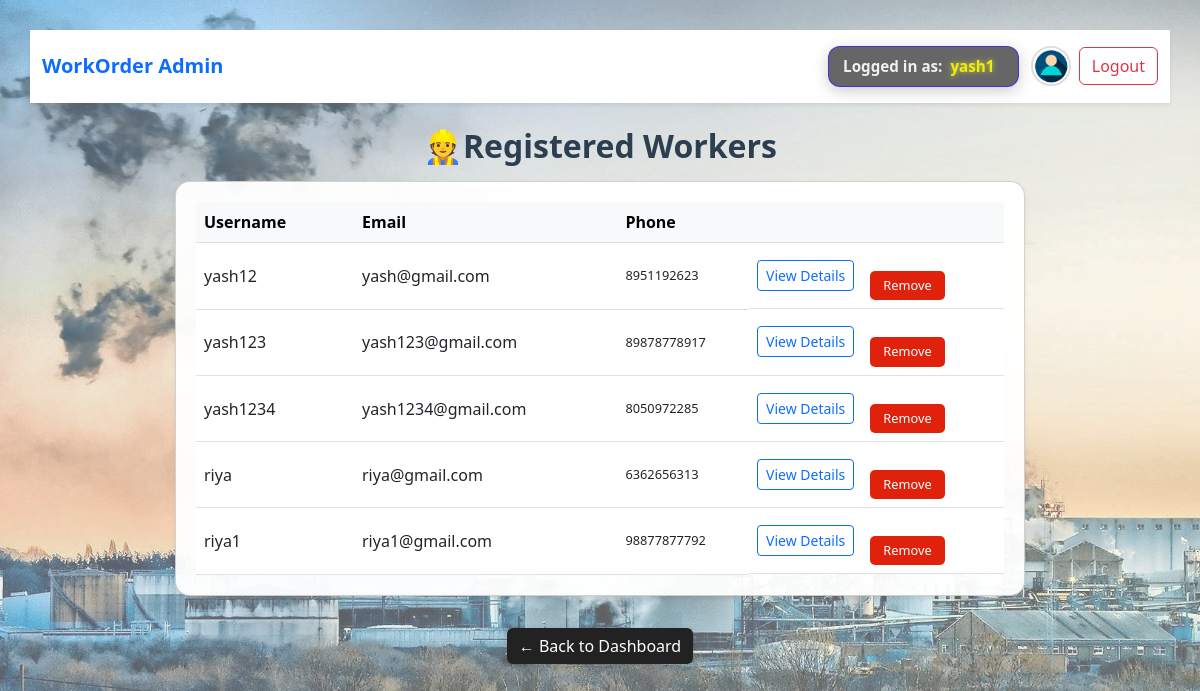
Screenshot of /admin/workers (signed in) with the database file from the repository.
### tables this page shows
CREATE TABLE users (
                id INTEGER PRIMARY KEY AUTOINCREMENT,
                username TEXT NOT NULL UNIQUE,
                password TEXT NOT NULL,
                role TEXT NOT NULL,
                email TEXT,
                phone TEXT,
                profile_pic TEXT
            );

### app.py (the view)
@app.route('/admin/workers')
def workers_list():
    if 'user_id' not in session or session['role'] != 'admin':
        return redirect('/login')
    conn = get_db()
    user = conn.execute("SELECT * FROM users WHERE id = ?", (session['user_id'],)).fetchone()
    workers = conn.execute("SELECT id, username, email, phone FROM users WHERE role='worker'").fetchall()
    conn.close()
    return render_template('workers_list.html', workers=workers, user=user)

### app.py (called while the page is built)
def get_db():
    conn = sqlite3.connect(DB_PATH)
    conn.row_factory = sqlite3.Row
    return conn# ---------- tiny helper just for analytics ----------

### templates/workers_list.html (shortened to what this page needs)
<!DOCTYPE html>
<html lang="en">
<head>
  <link href="https://cdn.jsdelivr.net/npm/bootstrap@5.3.0/dist/css/bootstrap.min.css" rel="stylesheet">
  <link rel="stylesheet" href="{{ url_for('static', filename='style.css') }}">
</head>
<body>
<nav class="navbar navbar-expand-lg navbar-light bg-white shadow-sm mb-4">
  <div class="container">
    <span class="navbar-brand fw-bold text-primary">WorkOrder Admin</span>
    <div class="d-flex align-items-center ms-auto">
      <p class="logged-in-badge shadow-glass">
  <span class="text">Logged in as:</span>
  <span class="admin-name">{{ user['username'] }}</span>
</p>
      <a href="{{ url_for('profile', user_id=session['user_id']) }}" title="View Profile" class="me-2">
        {% if user and user['profile_pic'] %}
          <img src="{{ url_for('static', filename='uploads/' ~ user['profile_pic']) }}" alt="Profile" class="avatar-img">
        {% else %}
          <img src="{{ url_for('static', filename='uploads/profile_dummy.png') }}" alt="Default" class="avatar-img">
        {% endif %}
      </a>
      <a href="{{ url_for('logout') }}" class="btn btn-outline-danger">Logout</a>
    </div>
  </div>
</nav>
<div class="container mt-4">
  <div class="text-center mb-3">
    <h2>👷Registered Workers</h2>
  </div>
  {% if workers %}
    <div class="card shadow-sm mx-auto" style="max-width: 850px;">
      <div class="table-responsive">
        <table class="table table-hover align-middle mb-0">
          <thead class="table-light">
            <tr>
              <th style="min-width: 120px;">Username</th>
              <th style="min-width: 200px;">Email</th>
              <th style="min-width: 100px;">Phone</th>
              <th style="min-width: 160px;"></th>
            </tr>
          </thead>
          <tbody>
            {% for worker in workers %}
            <tr>
              <td>{{ worker.username }}</td>
              <td>{{ worker.email or '-' }}</td>
              <td>{{ worker.phone or '-' }}</td>
              <td class="action-buttons">
                <a href="{{ url_for('worker_detail', worker_id=worker.id) }}" class="btn btn-sm btn-outline-primary">View Details</a>
                <form method="POST" action="{{ url_for('remove_worker', worker_id=worker.id) }}" style="display:inline;" onsubmit="return confirm('Are you sure you want to remove {{ worker.username }}? This action cannot be undone.')">
                  <button type="submit" class="delete-btn">Remove</button>
                </form>
              </td>
            </tr>
            {% endfor %}
          </tbody>
        </table>
      </div>
    </div>
  {% else %}
    <div class="alert alert-info text-center">No workers registered yet.</div>
  {% endif %}
  <div class="text-center">
    <a href="{{ url_for('dashboard') }}" class="btn custom-dark-btn">← Back to Dashboard</a>
  </div>
</div>
</body>
</html>

### static/style.css (style rules this page uses)
:root { --main-bg: #f8f9fa; --card-bg: #fff; --accent: #0d6efd; }
body { background: var(--main-bg); min-height: 100vh; font-family: 'Segoe UI', Arial, sans-serif; }
.delete-btn { background-color: #e74c3c; color: white; border: none; padding: 5px 10px; border-radius: 5px; font-size: 0.9rem; margin-left: 10px; }
.table td:nth-child(3) { max-width: 200px; white-space: normal; word-wrap: break-word; font-size: 0.8rem; }
.card { border-radius: 1.5rem; box-shadow: 0 6px 36px -12px rgba(0,0,0,0.13); background: var(--card-bg); margin-bottom: 2rem; transition: box-shadow .3s; }
body { font-family: 'Segoe UI', sans-serif; background: linear-gradient(135deg, #d0e7ff, #fff7d1); margin: 0; padding: 30px; }
button { margin-top: 20px; padding: 10px; background: #007bff; color: white; border: none; border-radius: 10px; cursor: pointer; width: 100%; font-size: 16px; }
.table th, .table td { vertical-align: middle; }
:root { --bg-color: #ffffff; --text-color: #000000; --card-color: #f2f2f2; }
body { background-color: var(--bg-color); color: var(--text-color); font-family: 'Segoe UI', Tahoma, Geneva, Verdana, sans-serif; transition: all 0.3s ease; }
.card { background-color: var(--card-color); padding: 1rem; border-radius: 8px; }
.avatar-img { width: 100%; height: 100%; object-fit: cover; display: block; border-radius: 50%; }
@media (min-width: 768px) { .container { max-width: 90%; } }
@media (min-width: 1024px) { .container { max-width: 1200px; } }

### rows the page displays
users: username "yash1", profile_pic (placeholder picture)
users: username "yash12", email "yash@gmail.com", phone "8951192623"
users: username "yash123", email "yash123@gmail.com", phone "89878778917"
users: username "yash1234", email "yash1234@gmail.com", phone "8050972285"
users: username "riya", email "riya@gmail.com", phone "6362656313"
users: username "riya1", email "riya1@gmail.com", phone "98877877792"
